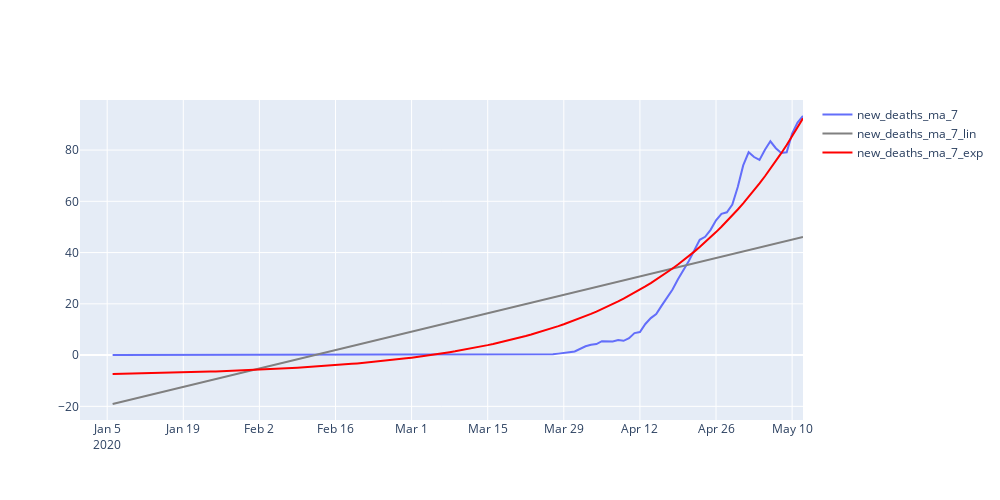

This figure's notebook cell:
### Code cell
plot_lines_inter(dt['new_deaths_ma_7'], trends=('lin', 'exp'), figsize=(1000, 500))

### Figure 1 — Plotly figure (JSON) as saved in the notebook; plotly's stock layout.template omitted (floating-point values rounded to 4 significant figures; data arrays with more than 128 entries replaced by an {"elided": "..."} marker saying what was removed)
{"data": [{"name": "new_deaths_ma_7", "type": "scatter", "x": {"elided": "134 str values"}, "y": {"elided": "134 float values"}}, {"line": {"color": "gray"}, "name": "new_deaths_ma_7_lin", "type": "scatter", "x": {"elided": "134 str values"}, "y": {"elided": "134 float values"}}, {"line": {"color": "red"}, "name": "new_deaths_ma_7_exp", "type": "scatter", "x": {"elided": "134 str values"}, "y": {"elided": "134 float values"}}], "layout": {"autosize": false, "height": 500, "width": 1000}}
